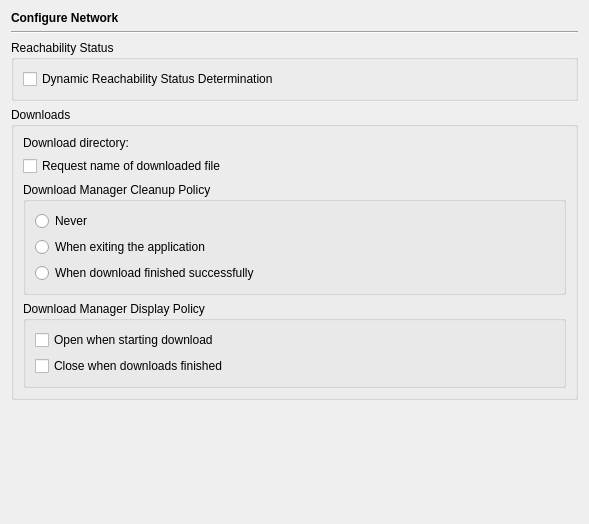
<?xml version="1.0" encoding="UTF-8"?>
<ui version="4.0">
 <class>NetworkPage</class>
 <widget class="QWidget" name="NetworkPage">
  <property name="geometry">
   <rect>
    <x>0</x>
    <y>0</y>
    <width>589</width>
    <height>524</height>
   </rect>
  </property>
  <layout class="QVBoxLayout" name="verticalLayout_7">
   <item>
    <widget class="QLabel" name="headerLabel">
     <property name="text">
      <string>&lt;b&gt;Configure Network&lt;/b&gt;</string>
     </property>
    </widget>
   </item>
   <item>
    <widget class="Line" name="line9_3">
     <property name="frameShape">
      <enum>QFrame::HLine</enum>
     </property>
     <property name="frameShadow">
      <enum>QFrame::Sunken</enum>
     </property>
     <property name="orientation">
      <enum>Qt::Horizontal</enum>
     </property>
    </widget>
   </item>
   <item>
    <widget class="QGroupBox" name="groupBox_3">
     <property name="title">
      <string>Reachability Status</string>
     </property>
     <layout class="QVBoxLayout" name="verticalLayout_5">
      <item>
       <widget class="QCheckBox" name="dynamicOnlineCheckBox">
        <property name="toolTip">
         <string>Select to determine the Internet reachability status dynamically (assume Internet reachability if unchecked)</string>
        </property>
        <property name="text">
         <string>Dynamic Reachability Status Determination</string>
        </property>
       </widget>
      </item>
     </layout>
    </widget>
   </item>
   <item>
    <widget class="QGroupBox" name="groupBox_2">
     <property name="title">
      <string>Downloads</string>
     </property>
     <layout class="QVBoxLayout" name="verticalLayout_6">
      <item>
       <layout class="QHBoxLayout" name="horizontalLayout">
        <item>
         <widget class="QLabel" name="label_6">
          <property name="text">
           <string>Download directory:</string>
          </property>
         </widget>
        </item>
        <item>
         <widget class="EricPathPicker" name="downloadDirPicker" native="true">
          <property name="sizePolicy">
           <sizepolicy hsizetype="Expanding" vsizetype="Preferred">
            <horstretch>0</horstretch>
            <verstretch>0</verstretch>
           </sizepolicy>
          </property>
          <property name="focusPolicy">
           <enum>Qt::StrongFocus</enum>
          </property>
          <property name="toolTip">
           <string>Enter the download directory (leave empty to use the default location)</string>
          </property>
         </widget>
        </item>
       </layout>
      </item>
      <item>
       <widget class="QCheckBox" name="requestFilenameCheckBox">
        <property name="toolTip">
         <string>Select to ask the user for a download filename</string>
        </property>
        <property name="text">
         <string>Request name of downloaded file</string>
        </property>
       </widget>
      </item>
      <item>
       <widget class="QGroupBox" name="cleanupGroup">
        <property name="title">
         <string>Download Manager Cleanup Policy</string>
        </property>
        <layout class="QVBoxLayout" name="verticalLayout_2">
         <item>
          <widget class="QRadioButton" name="cleanupNeverButton">
           <property name="toolTip">
            <string>Select to never cleanup automatically</string>
           </property>
           <property name="text">
            <string>Never</string>
           </property>
          </widget>
         </item>
         <item>
          <widget class="QRadioButton" name="cleanupExitButton">
           <property name="toolTip">
            <string>Select to cleanup upon exiting</string>
           </property>
           <property name="text">
            <string>When exiting the application</string>
           </property>
          </widget>
         </item>
         <item>
          <widget class="QRadioButton" name="cleanupSuccessfulButton">
           <property name="toolTip">
            <string>Select to cleanup after a successful download</string>
           </property>
           <property name="text">
            <string>When download finished successfully</string>
           </property>
          </widget>
         </item>
        </layout>
       </widget>
      </item>
      <item>
       <widget class="QGroupBox" name="displayGroup">
        <property name="title">
         <string>Download Manager Display Policy</string>
        </property>
        <layout class="QVBoxLayout" name="verticalLayout_3">
         <item>
          <widget class="QCheckBox" name="openOnStartCheckBox">
           <property name="toolTip">
            <string>Select to open the download manager dialog when starting a download</string>
           </property>
           <property name="text">
            <string>Open when starting download</string>
           </property>
          </widget>
         </item>
         <item>
          <widget class="QCheckBox" name="closeOnFinishedCheckBox">
           <property name="toolTip">
            <string>Select to close the download manager dialog when the last download is finished</string>
           </property>
           <property name="text">
            <string>Close when downloads finished</string>
           </property>
          </widget>
         </item>
        </layout>
       </widget>
      </item>
     </layout>
    </widget>
   </item>
   <item>
    <spacer name="verticalSpacer">
     <property name="orientation">
      <enum>Qt::Vertical</enum>
     </property>
     <property name="sizeHint" stdset="0">
      <size>
       <width>20</width>
       <height>40</height>
      </size>
     </property>
    </spacer>
   </item>
  </layout>
 </widget>
 <customwidgets>
  <customwidget>
   <class>EricPathPicker</class>
   <extends>QWidget</extends>
   <header>eric7/EricWidgets/EricPathPicker.h</header>
   <container>1</container>
  </customwidget>
 </customwidgets>
 <tabstops>
  <tabstop>dynamicOnlineCheckBox</tabstop>
  <tabstop>downloadDirPicker</tabstop>
  <tabstop>requestFilenameCheckBox</tabstop>
  <tabstop>cleanupNeverButton</tabstop>
  <tabstop>cleanupExitButton</tabstop>
  <tabstop>cleanupSuccessfulButton</tabstop>
  <tabstop>openOnStartCheckBox</tabstop>
  <tabstop>closeOnFinishedCheckBox</tabstop>
 </tabstops>
 <resources/>
 <connections/>
</ui>
